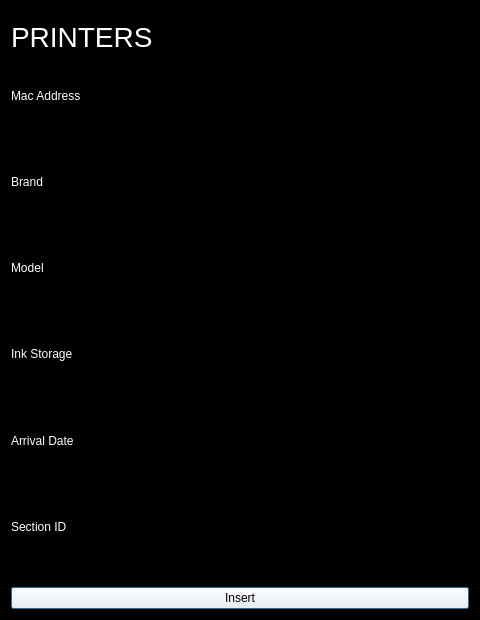
<?xml version="1.0" encoding="UTF-8"?>
<ui version="4.0">
 <class>Dialog</class>
 <widget class="QDialog" name="Dialog">
  <property name="geometry">
   <rect>
    <x>0</x>
    <y>0</y>
    <width>480</width>
    <height>620</height>
   </rect>
  </property>
  <property name="windowTitle">
   <string>Dialog</string>
  </property>
  <property name="styleSheet">
   <string notr="true">background-color: black;
color: white;</string>
  </property>
  <layout class="QVBoxLayout" name="verticalLayout">
   <item>
    <widget class="QLabel" name="label">
     <property name="styleSheet">
      <string notr="true">color : white;
font-size : 28px;</string>
     </property>
     <property name="text">
      <string>PRINTERS</string>
     </property>
    </widget>
   </item>
   <item>
    <widget class="QLabel" name="macAddress">
     <property name="styleSheet">
      <string notr="true">color:white;</string>
     </property>
     <property name="text">
      <string>Mac Address</string>
     </property>
    </widget>
   </item>
   <item>
    <widget class="QLineEdit" name="macAddressLine">
     <property name="styleSheet">
      <string notr="true">color:white;</string>
     </property>
    </widget>
   </item>
   <item>
    <widget class="QLabel" name="label_3">
     <property name="styleSheet">
      <string notr="true">color:white;</string>
     </property>
     <property name="text">
      <string>Brand</string>
     </property>
    </widget>
   </item>
   <item>
    <widget class="QLineEdit" name="brand_line"/>
   </item>
   <item>
    <widget class="QLabel" name="label_4">
     <property name="styleSheet">
      <string notr="true">color:white;</string>
     </property>
     <property name="text">
      <string>Model</string>
     </property>
    </widget>
   </item>
   <item>
    <widget class="QLineEdit" name="model_line"/>
   </item>
   <item>
    <widget class="QLabel" name="label_5">
     <property name="styleSheet">
      <string notr="true">color:white;</string>
     </property>
     <property name="text">
      <string>Ink Storage</string>
     </property>
    </widget>
   </item>
   <item>
    <widget class="QLineEdit" name="ink_storage_line"/>
   </item>
   <item>
    <widget class="QLabel" name="label_6">
     <property name="styleSheet">
      <string notr="true">color:white;</string>
     </property>
     <property name="text">
      <string>Arrival Date</string>
     </property>
    </widget>
   </item>
   <item>
    <widget class="QLineEdit" name="arrival_date_line_2"/>
   </item>
   <item>
    <widget class="QLabel" name="label_7">
     <property name="styleSheet">
      <string notr="true">color:white;</string>
     </property>
     <property name="text">
      <string>Section ID</string>
     </property>
    </widget>
   </item>
   <item>
    <widget class="QLineEdit" name="section_id_line"/>
   </item>
   <item>
    <widget class="QPushButton" name="insert_btn">
     <property name="styleSheet">
      <string notr="true">background-color: white;
color : black;
</string>
     </property>
     <property name="text">
      <string>Insert</string>
     </property>
    </widget>
   </item>
  </layout>
 </widget>
 <resources/>
 <connections/>
</ui>
